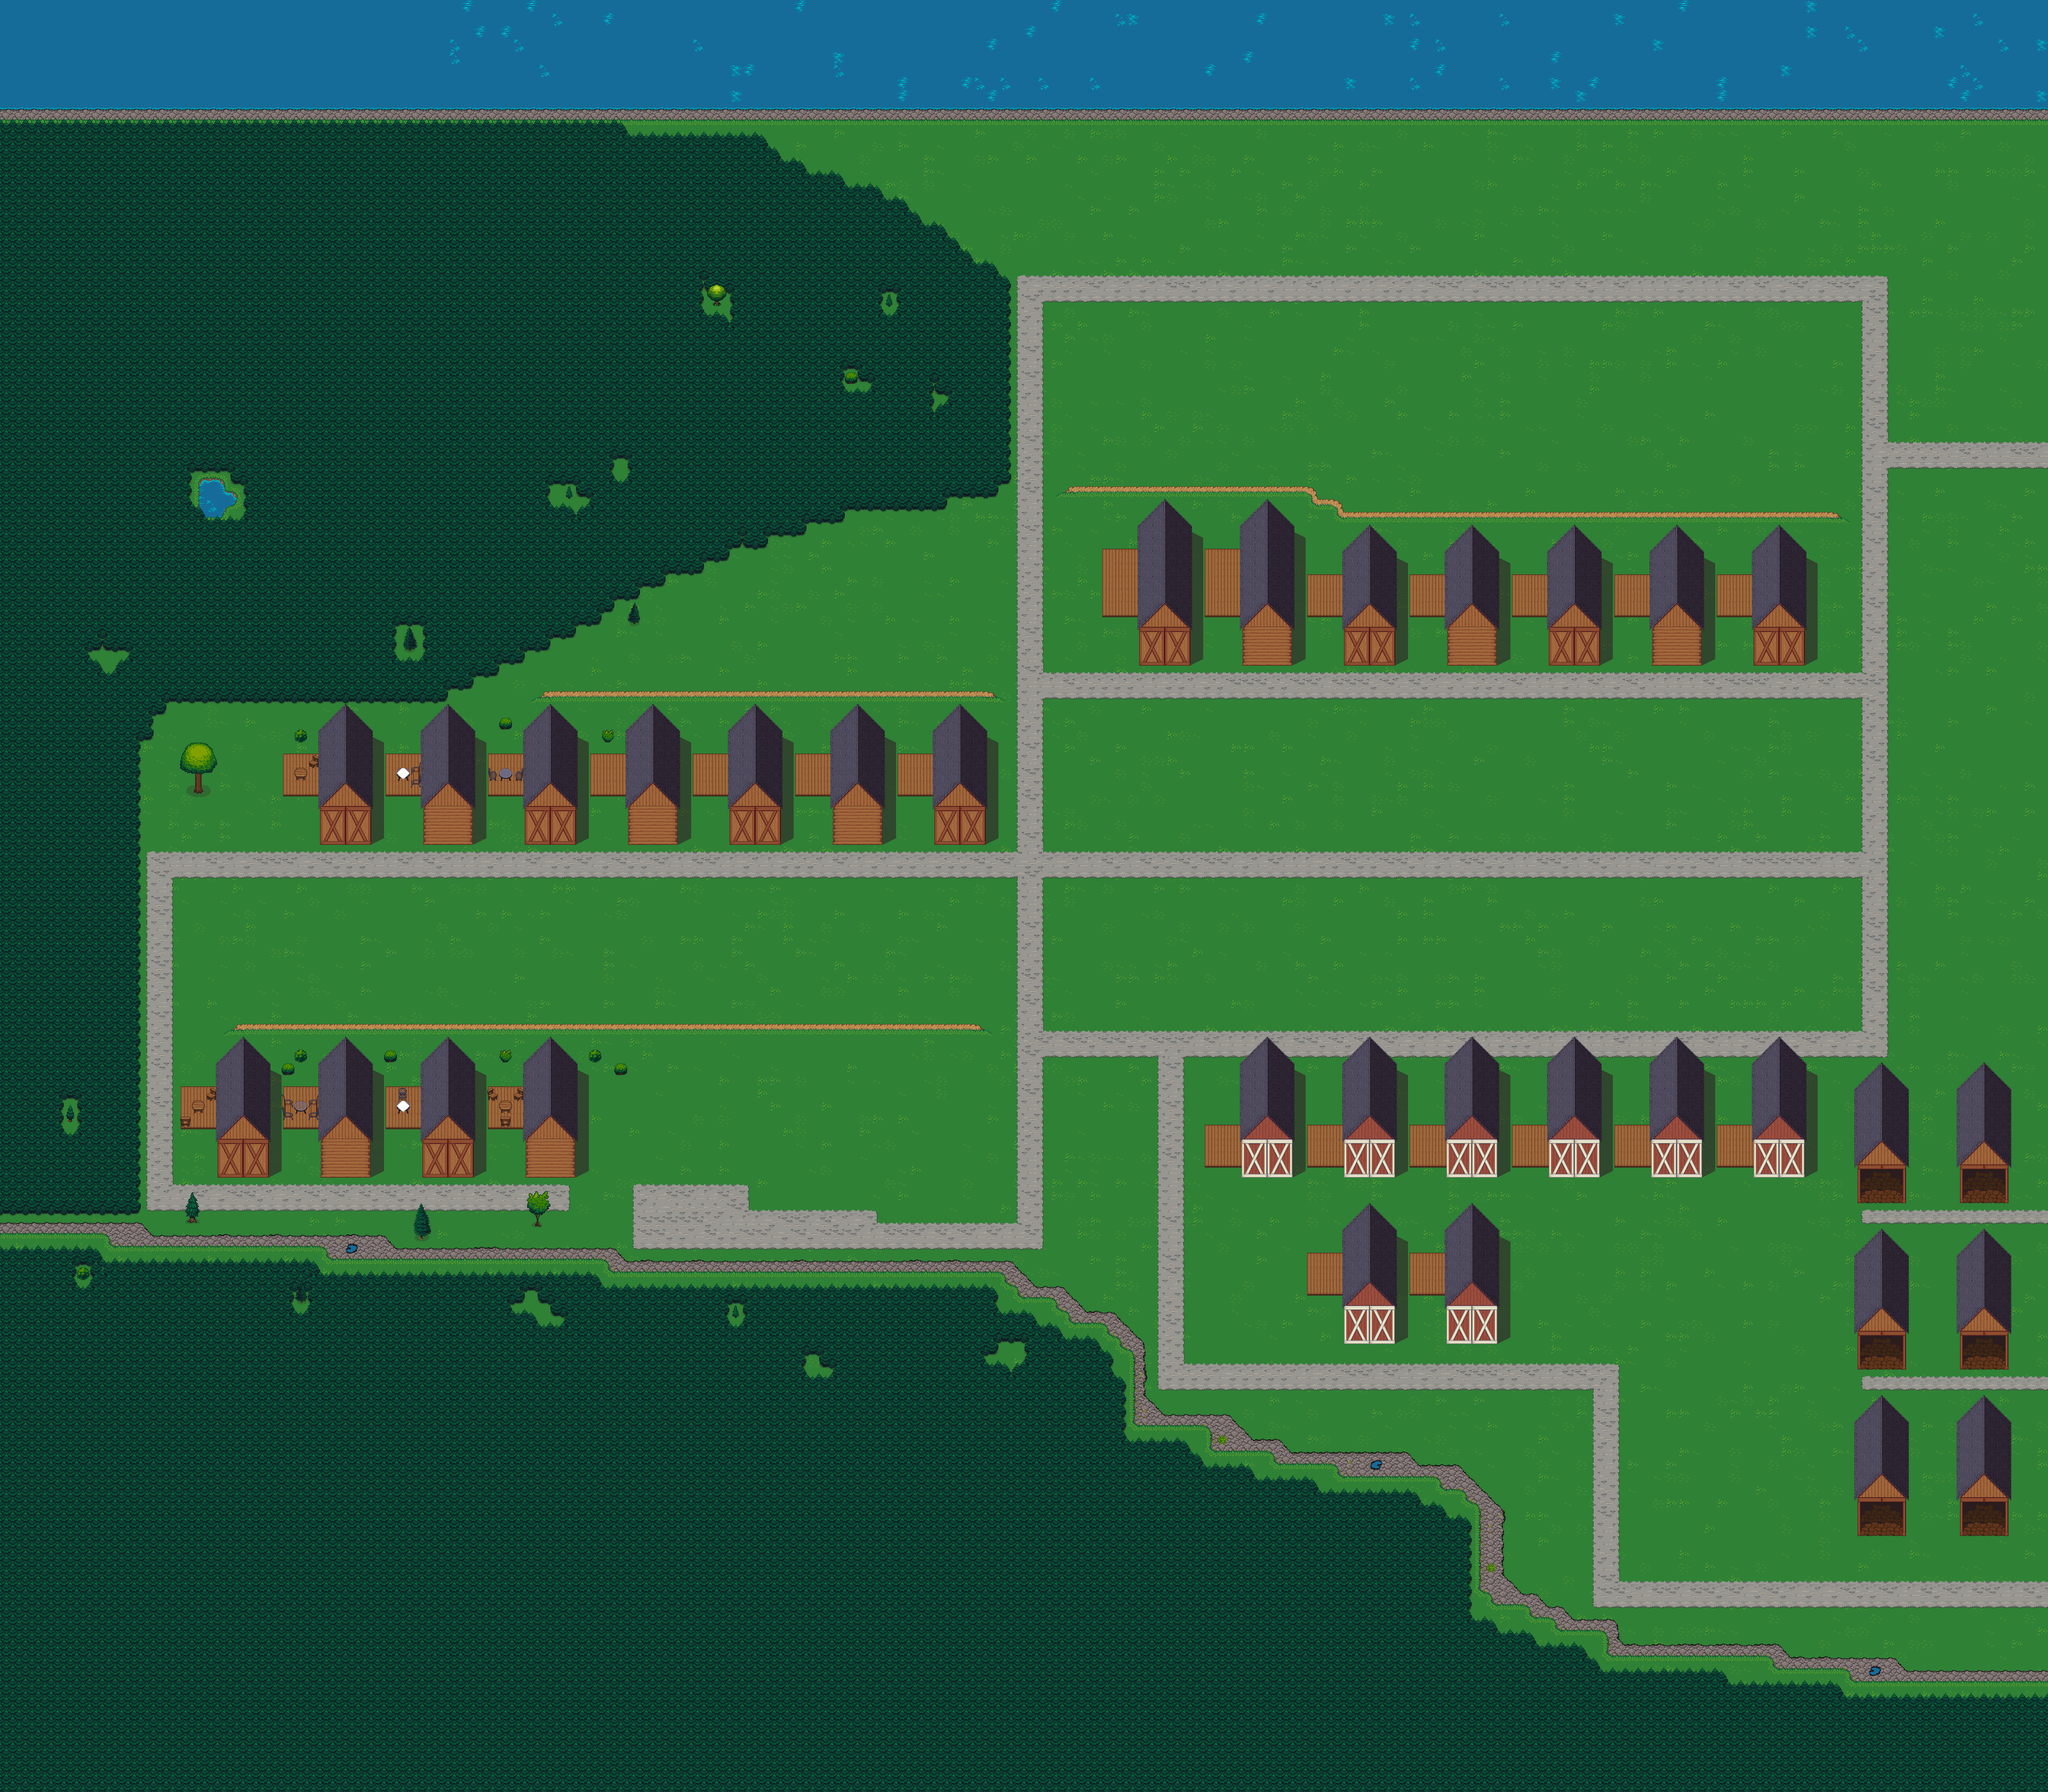

This game map was drawn from its Tiled (.tmx) file and the tilesets committed beside it. A one-line description and the trimmed map source follow:
An orthogonal 160x140 tile map with 32x32 px tiles, 6 tile layers (Grass, Roads, Terrain, Buildings, Objects, ...), 8 tilesets.

<map version="1.10" tiledversion="1.11.0" orientation="orthogonal" renderorder="right-down" width="160" height="140" tilewidth="32" tileheight="32" infinite="0" nextlayerid="9" nextobjectid="1">
 <editorsettings>
  <export target="../assets/assets/images/tiled/map-main.json" format="json" />
 </editorsettings>
 <tileset firstgid="1" source="tileset-lpc-grass.tsx" />
 <tileset firstgid="19" source="tileset-lpc-watergrass.tsx" />
 <tileset firstgid="37" source="tileset-lpc-trees.tsx" />
 <tileset firstgid="1285" source="tileset-lpc-streets.tsx" />
 <tileset firstgid="1333" source="tileset-lpc-barn.tsx" />
 <tileset firstgid="2869" source="tileset-lpc-shadows.tsx" />
 <tileset firstgid="2890" source="tileset-lpc-mountains.tsx" />
 <tileset firstgid="3250" source="tileset-lpc-accessories.tsx" />
 <layer id="1" name="Grass" width="160" height="140">
  <data>[22400 cells, 15027 non-empty, 19 distinct tile ids]</data>
 </layer>
 <layer id="8" name="Roads, Terrain" width="160" height="140">
  <data>[22400 cells, 10820 non-empty, 51 distinct tile ids]</data>
 </layer>
 <layer id="4" name="Buildings" width="160" height="140">
  <data>[22400 cells, 1281 non-empty, 63 distinct tile ids]</data>
 </layer>
 <layer id="7" name="Objects" width="160" height="140">
  <data>[22400 cells, 86 non-empty, 65 distinct tile ids]</data>
 </layer>
 <layer id="5" name="Roofs" width="160" height="140">
  <data>[22400 cells, 1562 non-empty, 30 distinct tile ids]</data>
 </layer>
 <layer id="3" name="Area Markers" width="160" height="140" opacity="0">
  <data>[22400 cells, 0 non-empty, 0 distinct tile ids]</data>
 </layer>
</map>
